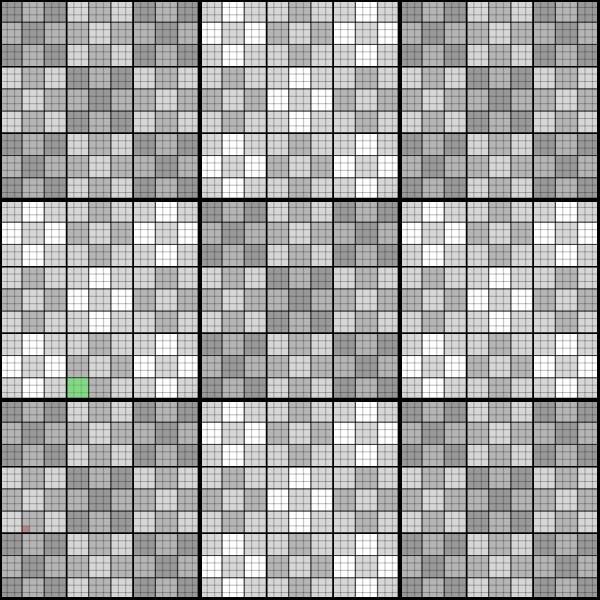
Frame 1 (no input)
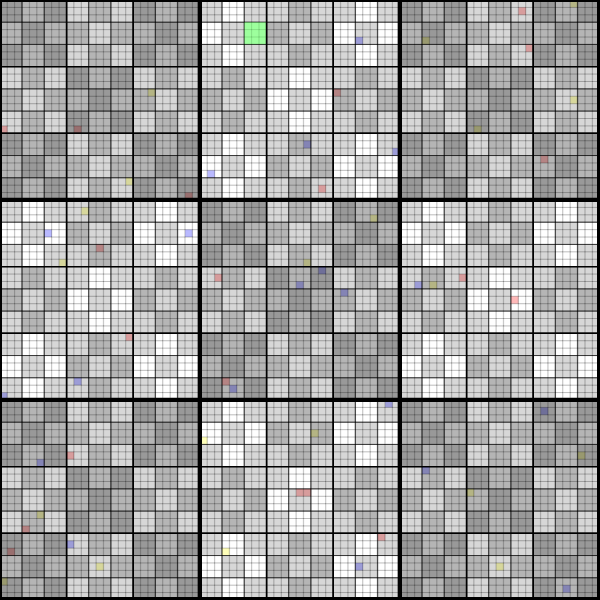
Frame 60 (no input)
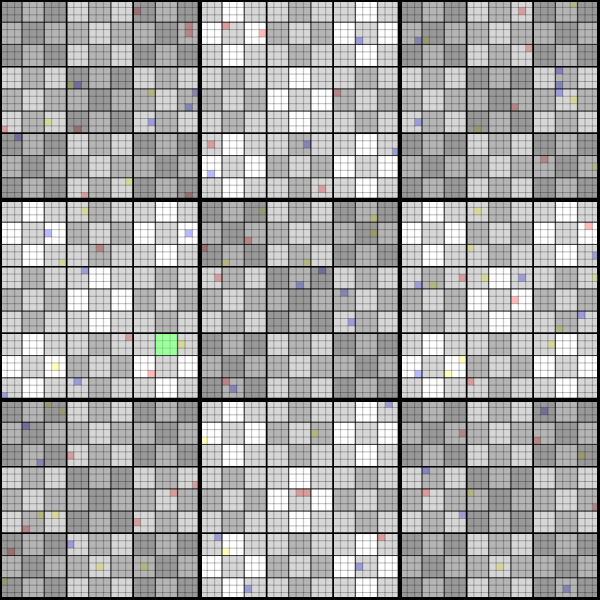
Frame 120 (the mouse pressed at the canvas centre since frame 60)

The p5.js sketch that drew these frames (run headless with seeded random() and noise() and a simulated clock; from frame 60 on, the mouse is pressed at the canvas centre):

// p5.js sketch
// ── sketch.js
// Setting
let debug_logs = false

let play_on_click = false
let autoplay = true
let speed = 1
let reload_draws = true
let free_camera = false
let player_count = 3

let show_numbers = false
let draw_shapes = 'hybrid' // 'false' : 'true' : 'hybrid'
let gray_checker = true

// Game variables
let atomics = []
let game = new Morpion(4)
let player = 1
let last_zone = null

// Camera
let cam_scale = 1
let cam_offset = {x: 0, y: 0}

p5.disableFriendlyErrors = true

function setup() {
    createCanvas(600, 600)
    angleMode(DEGREES)
    textAlign(CENTER, CENTER)
    textSize(200)

    if(!autoplay) {
        noLoop()
        game.draw()
    }

    print(game)

    if(play_on_click) {
        noLoop()
    }
}

function draw() {
    if(!autoplay) {
        return
    }

    for(let i = 0; i < speed; i++) {
        randomMove()
    }

    background(255)
    noFill()
    strokeWeight(4)
    rect(0,0,width-1,height-1)

    push()
    translate(cam_offset.x, cam_offset.y)
    scale(cam_scale)
    game.draw()
    pop()

    if(mouseIsPressed && free_camera) {
        updateCamera()
    }
}

function updateCamera() {
    if(mouseButton === LEFT) {
        cam_scale *= 1.01
    } else {
        cam_scale *= 0.99
    }

    const move_x = width/2 - mouseX
    const move_y = height/2 - mouseY
    cam_offset.x += move_x * 0.1
    cam_offset.y += move_y * 0.1

    cam_offset.x = min(cam_offset.x, 0)
    cam_offset.y = min(cam_offset.y, 0)
}

function randomMove() {    
    if(atomics.length === 0) {
        gameOver()
        return
    }

    let random_index = last_zone === null ? floor(random(atomics.length)) : getRandomPlayableIndex() 

    if(atomics[random_index].click()) {
        switchPlayers()
    } else {
        atomics.splice(random_index, 1)
    }
}

function mouseClicked() {
    if(autoplay) {
        redraw()
        return
    }

    if(game.isClicked(0, 0, width)) {
        background(255)
        game.draw()
        switchPlayers()
    }
}

function switchPlayers() {
    player++

    if(player > player_count) {
        player = 1
    }
}

function gameOver(winner) {
    if(!winner && reload_draws) {
        let removed_draw = false

        game.grid.forEach( child => {
            if(child.value === -1) {
                removed_draw = true
                child.removeDraws(!child.getValues().includes(-1))
            }
        })

        if(removed_draw) {
            return
        }
    }

    speed = 0
    free_camera = true
    last_zone = ''
}

function debug(str) {
    if(debug_logs) {
        print(str)
    }
}

function getRandomPlayableIndex() {
    const playables = game.getChild(pathStringToArray(last_zone)).getPlayables()
    // console.log(playables)

    if(playables === null) {
        last_zone = null
        return floor(random(atomics.length))
    }

    return playables[floor(random(playables.length))]
}

function bruteForce() {
    const playables = last_zone === null ? _.cloneDeep(atomics) : _.cloneDeep(game.getPlayables(last_zone))

    // If the whole field is playable. Note that a change to playbles will affect atomics.
    if (playables === null) playables = _.cloneDeep(atomics)

    let time = 0
    let clone_game = _.cloneDeep(game)

    let paths = calculateBruteForce(time, playables)

    console.log(playables)
}

function calculateBruteForce(time, playables) {

    if (time <= 1) {

        

        return calculateBruteForce(time + 1)
    }

}

function pathStringToArray(str) {
    let path = str.split('->').map( elm => {
        return Number(elm.trim())
    })

    return path
}

function checkNextZoneAvailability() {
    let path = pathStringToArray(last_zone)
    let morpion = game.getChild(path)

    while(morpion.getEmptyCases() === 0 && last_zone.length > 0) {
        if(reload_draws && morpion.parent && morpion.parent.master && morpion.value === -1) {
            const contain_draws = morpion.getValues().includes(-1)
            
            morpion.removeDraws(!contain_draws)
            checkNextZoneAvailability()
            return
        }

        last_zone = last_zone.slice(0, -5)
        path = pathStringToArray(last_zone)
        morpion = game.getChild(path)
    }

    if(last_zone.length === 0) {
        last_zone = null
    }
}
// ── Morpion.js
function Morpion(layer, index = 0, parent) {
    this.atomic = (layer === 0) // last layer
    this.master = (parent === undefined) // first layer
    this.parent = parent // parent morpion (if not master layer)

    this.layer = layer // layer value (0 -> max layer) / (atomic layer -> master layer)
    this.index = index // index in parent (0-9)
    this.value = 0 // current value (0: unclaimed, 1/2: player)
    this.win_cases = []

    // If not in atomic layer
    if (!this.atomic) {
        this.grid = []

        // Create and populate grid with 9 Morpion child objects
        for(let i in [...Array(9).keys()]) {
            this.grid.push(new Morpion(layer - 1, Number(i), this))
        }
    } else {
        atomics.push(this) // Reference this case as atomic
    }

    // Draws a morpion and all its childs recursively
    this.draw = function() {
        /// RECURSIVE PART ///
        if(!this.atomic) { // If not in atomic layer
            push()
            scale(1/3)

            for(let y = 0; y < 3; y++) {
                push()

                for(let x = 0; x < 3; x++) {  
                    this.grid[y*3 + x].draw() 
                    translate(width, 0)
                }

                pop()
                translate(0, height)
            }
            pop()
        }

        /// DRAWING PART ///
        if(!this.master) { // If not in master layer
            // Calculate background alpha value
            const alpha = (this.parent.win_cases.length > 0 && this.parent.win_cases.includes(this.index) ? 150 : 70) + this.layer * 20
            
            // Calculate background color
            if(this.value === 1) {
                fill(255, 0, 0, alpha) // player "red"
            } else if(this.value === 2) {
                fill(0, 0, 255, alpha) // player "blue"
            } else if(this.value === 3) {
                fill(255, 255, 0, alpha)
            } else if (this.value === -1) { // Draw game.
                this.parent.master === false ?
                    fill(0, 0, 0, 140)
                :
                    fill(255, 255, 255, 160)
            } else { // no player
                const index = this.parent ? this.parent.index : 0

                if(!this.atomic && gray_checker && (this.index%2===0 && index%2===0 || this.index%2===1 && index%2===1)) {
                    fill(0, 0, 0, 40) // grey case
                } else {
                    noFill() // white case
                }
            }
    
            strokeWeight(12)
            rect(0,0,width-1,height-1) // fill with background color
            strokeWeight(25)

            if(this.value === 0 && show_numbers) { // Draw number (if enabled)
                fill(0)
                text(this.index, width/2,height/2)
            } else if(draw_shapes !== 'false') {
                if(draw_shapes === 'true' || 
                   draw_shapes === 'hybrid' && !(this.atomic && parent.value === 0)) {
                    if(this.value === 1) { // Draw cross
                        line(width*0.05, height*0.05, width*0.95, height*0.95)
                        line(width*0.95, height*0.05, width*0.05, height*0.95)
                    } else if(this.value === 2) { // Draw circle
                        noFill()
                        ellipse(width/2, height/2, width*0.9)
                    } else if(this.value === 3) { // Draw triangle
                        noFill()
                        triangle(width/2,height*0.05,width*0.05,height*0.95,width*0.95,height*0.95)
                    }
                }
            }
        }

        if(last_zone && this.getPath().startsWith(last_zone)) {
            strokeWeight(1)
            fill(100,255,100,100)
            rect(0,0,width-1,height-1) // fill with background color
        }
    }

    // Clicks on an atomic case, return 1 if the move if valid, 0 otherwise
    this.click = function() {
        if(this.value === 0) {
            const path = this.getPath()

            if(last_zone !== null) {
                if(!path.slice(0, -5).startsWith(last_zone)) {
                    return 0
                }
            }

            this.value = player
            last_zone = path.slice(5)
            this.debugPath("clicked")

            this.parent.update()
            checkNextZoneAvailability()
            return 1
        } else {
            return 0
        }
    }

    // Recursively detect which atomic case is clicked. Return 1 if the case is valid, 0 otherwise
    this.isClicked = function(x_start, y_start, offset) {
        if(this.value !== 0) {
            return 0
        }

        if(this.atomic) {
            if(mouseX > x_start && mouseX < x_start + offset && 
               mouseY > y_start && mouseY < y_start + offset) {

                return this.click()
            }
        } else {
            offset /= 3

            for(let y = 0; y < 3; y++) {
                for(let x = 0; x < 3; x++) {
                    const index = y*3 + x
                    if(this.grid[index].isClicked(x_start + x * offset, y_start + y * offset, offset) === 1) {
                        return 1
                    }
                }
            }
        }

        return 0
    }

    // Recursively checks for win conditions and updates parents objects
    this.update = function() {
        const win_checks = [ [0,1,2], [3,4,5], [6,7,8], [0,3,6], [1,4,7], [2,5,8], [0,4,8], [2,4,6] ]
        
        for(let win_check of win_checks) {
            const winner = this.checkWin(win_check)

            if(winner !== 0) {
                this.value = winner
                this.win_cases = win_check
                this.debugPath("updated: " + this.value)

                if(autoplay) {
                    this.removeFromAtomicsCollection()
                }

                if(this.master) {
                    gameOver(winner)
                } else {
                    this.setDraw()
                    this.parent.update()
                }

                return
            }
        }

        if(this.getEmptyCases() === 0 && !this.master) {
            this.value = -1
            this.debugPath("updated: " + this.value)
            this.setDraw()
            this.parent.update()
        }
    }

    // Check if three cases are in win condition
    this.checkWin = function(check) {
        const [a, b, c] = check

        if (this.grid[a].value > 0 &&
            this.grid[a].value === this.grid[b].value && 
            this.grid[a].value === this.grid[c].value) {
            return this.grid[a].value
        } else {
            return 0
        }
    }

    // Remove a case from atomic collection recursively (used when automatic mode is playing)
    this.removeFromAtomicsCollection = function() {
        if(this.atomic) {
            const index_in_collection = atomics.indexOf(this)

            if(index_in_collection !== -1) {
                this.debugPath("removed")
                atomics.splice(index_in_collection, 1)
            }
        } else {
            for(let child of this.grid) {
                child.removeFromAtomicsCollection()
            }
        }
    }

    // Return an array of indexes representing playables cases from a path (last_zone)
    this.getPlayables = function() {
        if(this.atomic) {
            if(this.value === 0) {
                return [atomics.indexOf(this)]
            }
        } else {
            let valid_childs = []

            for(let child of this.grid) {
                if(child.value === 0) {
                    valid_childs = valid_childs.concat(child.getPlayables())
                }
            }

            return valid_childs
        }
    }

    // Returns the number of playable cases
    this.getEmptyCases = function() {
        let count = 0

        if(this.value !== 0 || this.atomic) {
            return 0
        }

        for(let element of this.grid) {
            if(element.value === 0) {
                count++
            }
        }

        return count
    }

    this.getChild = function(path) {
        if(path.length === 0) {
            return this
        } else {
            return this.grid[path[0]].getChild(path.slice(1))
        }
    }

    this.setDraw = function(first) {
        if(this.value === 0 && !first) {
            this.debugPath("set draw (-1)")
            this.value = -2
        }

        if(!this.atomic) {
            for(let child of this.grid) {
                child.setDraw()
            }
        }
    }

    this.removeDraws = function(force = false) {
        if(this.value === -1 || this.atomic || force) {
            this.debugPath("reset (0)")
            this.value = 0

            if(this.atomic) {
                atomics.push(this)
            }
        }

        if(!this.atomic) {
            for(let child of this.grid) {
                if(child.value === -1 || child.atomic || force) {
                    child.removeDraws(force)
                }
            }
        }
    }

    this.getValues = function() {
        let values = []

        if(!this.atomic) {
            this.grid.forEach( elm => {
                values.push(elm.value)
            })
        }

        return values
    }

    // prints the path along with the debug message if debug mode is enabled
    this.debugPath = function(action) {
        if(debug_logs) {
            print(this.getPath() + ': ' + action)
        }
    }

    // Gets path from each parent until the master layer as a string
    this.getPath = function() {
        return this.parent ? (this.parent.master ? this.index.toString() : (parent.getPath() + ' -> ' + this.index)) : 'master'
    }

    // this.getPathArray = function() {
    //     if(!this.parent.master) {
    //         return [...this.parent.getPathArray(), this.index]
    //     } else {
    //         return [this.index]
    //     }
    // }
}
